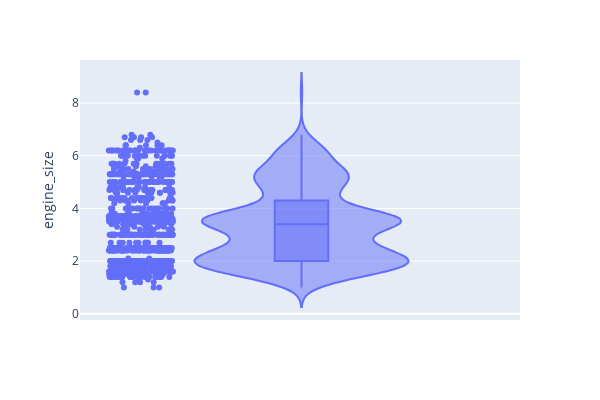

The notebook cell this image was saved under:
### Code cell
fig_config = {
    'data_frame': df,
    'y': "engine_size",
    'width': 600, 
    'height': 400,
    'box': True,
    'points':"all"
}

fig = px.violin(**fig_config)
fig.show()

### Figure 1 — Plotly figure (JSON) as saved in the notebook; plotly's stock layout.template omitted (floating-point values rounded to 4 significant figures; data arrays with more than 128 entries replaced by an {"elided": "..."} marker saying what was removed)
{"data": [{"alignmentgroup": "True", "box": {"visible": true}, "hovertemplate": "engine_size=%{y}<extra></extra>", "legendgroup": "", "marker": {"color": "#636efa"}, "name": "", "offsetgroup": "", "orientation": "v", "points": "all", "scalegroup": "True", "showlegend": false, "type": "violin", "x0": " ", "xaxis": "x", "y": {"elided": "1067 float values"}, "y0": " ", "yaxis": "y"}], "layout": {"height": 400, "legend": {"tracegroupgap": 0}, "margin": {"t": 60}, "violinmode": "group", "width": 600, "xaxis": {"anchor": "y", "domain": [0, 1]}, "yaxis": {"anchor": "x", "domain": [0, 1], "title": {"text": "engine_size"}}}}
